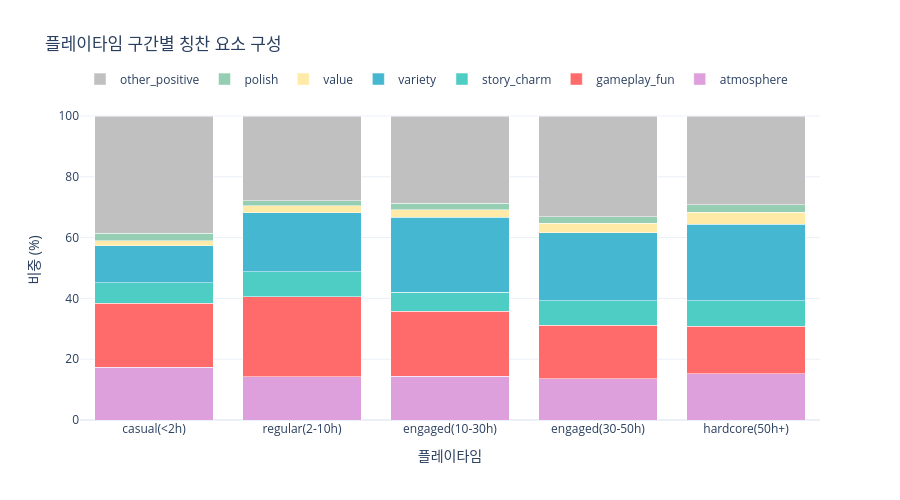

Write notebook code for a chart like this one.
### Markdown cell above
---
## 7. 플레이타임 구간별 칭찬 요소 변화

### Code cell
segment_order = ['casual(<2h)', 'regular(2-10h)', 'engaged(10-30h)', 'engaged(30-50h)', 'hardcore(50h+)']

seg_aspect = pd.crosstab(pos_en_cls['play_segment'], pos_en_cls['aspect'], normalize='index') * 100
seg_aspect = seg_aspect.reindex(index=segment_order, columns=POS_ASPECTS).fillna(0)

fig = go.Figure()
pos_colors = {
    'atmosphere': '#DDA0DD', 'gameplay_fun': '#FF6B6B', 'story_charm': '#4ECDC4',
    'variety': '#45B7D1', 'value': '#FFEAA7', 'polish': '#96CEB4', 'other_positive': '#C0C0C0'
}
for asp in POS_ASPECTS:
    fig.add_trace(go.Bar(
        name=asp, x=segment_order,
        y=[seg_aspect.loc[s, asp] if s in seg_aspect.index else 0 for s in segment_order],
        marker_color=pos_colors.get(asp, '#999')))

fig.update_layout(
    barmode='stack',
    title='플레이타임 구간별 칭찬 요소 구성',
    xaxis_title='플레이타임', yaxis_title='비중 (%)',
    height=500, width=900, template='plotly_white',
    legend=dict(orientation='h', yanchor='bottom', y=1.02))
fig.show()

### Figure 1 — Plotly figure (JSON) as saved in the notebook; plotly's stock layout.template omitted (floating-point values rounded to 4 significant figures)
{"data": [{"marker": {"color": "#DDA0DD"}, "name": "atmosphere", "type": "bar", "x": ["casual(<2h)", "regular(2-10h)", "engaged(10-30h)", "engaged(30-50h)", "hardcore(50h+)"], "y": [17.4, 14.3, 14.4, 13.6, 15.2]}, {"marker": {"color": "#FF6B6B"}, "name": "gameplay_fun", "type": "bar", "x": ["casual(<2h)", "regular(2-10h)", "engaged(10-30h)", "engaged(30-50h)", "hardcore(50h+)"], "y": [21, 26.3, 21.4, 17.6, 15.6]}, {"marker": {"color": "#4ECDC4"}, "name": "story_charm", "type": "bar", "x": ["casual(<2h)", "regular(2-10h)", "engaged(10-30h)", "engaged(30-50h)", "hardcore(50h+)"], "y": [6.8, 8.2, 6.2, 8, 8.4]}, {"marker": {"color": "#45B7D1"}, "name": "variety", "type": "bar", "x": ["casual(<2h)", "regular(2-10h)", "engaged(10-30h)", "engaged(30-50h)", "hardcore(50h+)"], "y": [12.2, 19.3, 24.7, 22.4, 25.2]}, {"marker": {"color": "#FFEAA7"}, "name": "value", "type": "bar", "x": ["casual(<2h)", "regular(2-10h)", "engaged(10-30h)", "engaged(30-50h)", "hardcore(50h+)"], "y": [1.6, 2.3, 2.4, 3.2, 4]}, {"marker": {"color": "#96CEB4"}, "name": "polish", "type": "bar", "x": ["casual(<2h)", "regular(2-10h)", "engaged(10-30h)", "engaged(30-50h)", "hardcore(50h+)"], "y": [2.4, 1.8, 2.2, 2, 2.4]}, {"marker": {"color": "#C0C0C0"}, "name": "other_positive", "type": "bar", "x": ["casual(<2h)", "regular(2-10h)", "engaged(10-30h)", "engaged(30-50h)", "hardcore(50h+)"], "y": [38.6, 27.8, 28.7, 33.2, 29.2]}], "layout": {"barmode": "stack", "height": 500, "legend": {"orientation": "h", "y": 1.02, "yanchor": "bottom"}, "title": {"text": "플레이타임 구간별 칭찬 요소 구성"}, "width": 900, "xaxis": {"title": {"text": "플레이타임"}}, "yaxis": {"title": {"text": "비중 (%)"}}}}
